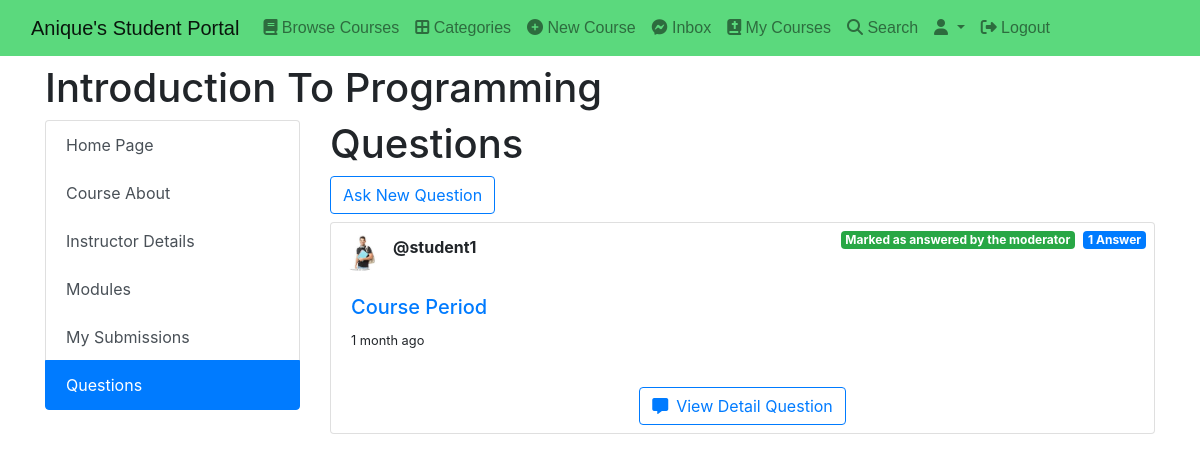
The page /course/eadbb3a9-58df-4862-ac08-e20279d313a0/questions on the database its author committed.
### classroom/models.py (models this page shows, shortened)
class Course(models.Model):
    id = models.UUIDField(primary_key=True, default=uuid.uuid4, editable=False)
    announcements = models.ManyToManyField(Announcement)
    picture = models.ImageField(upload_to=course_directory_path)
    title = models.CharField(max_length=100, verbose_name='Title')
    description = models.TextField()
    category = models.ForeignKey(Category, on_delete=models.CASCADE)
    syllabus = RichTextField()
    user = models.ForeignKey(
        User, on_delete=models.CASCADE, related_name='course_owner')
    enrolled = models.ManyToManyField(User)
    modules = models.ManyToManyField(Module)
    questions = models.ManyToManyField(CourseQuestion)
    created_at = models.DateTimeField(auto_now_add=True)

### question/models.py (models this page shows, shortened)
class CourseQuestion(models.Model):
    user = models.ForeignKey(
        User, on_delete=models.CASCADE, related_name='question_user')
    title = models.CharField(max_length=600)
    body = RichTextField()
    created_at = models.DateTimeField(auto_now_add=True)
    updated_at = models.DateTimeField(auto_now_add=True)
    has_accepted_answer = models.BooleanField(default=False)
    def get_answer_count(self):
        return CourseAnswer.objects.filter(question=self).count()

### authy/models.py (models this page shows, shortened)
class Profile(models.Model):
	user = models.OneToOneField(User, on_delete=models.CASCADE, related_name='profile')
	full_name = models.CharField(max_length=50, null=True, blank=True)
	location = models.CharField(max_length=50, null=True, blank=True)
	url = models.CharField(max_length=80, null=True, blank=True)
	profile_info = models.TextField(max_length=1500, null=True, blank=True)
	created = models.DateField(auto_now_add=True)
	picture = models.ImageField(upload_to=user_directory_path_profile, blank=True, null=True, verbose_name='Picture')
	banner = models.ImageField(upload_to=user_directory_path_banner, blank=True, null=True, verbose_name='Banner')

### question/views.py (the view)
# urls.py: path("<course_id>/questions", course_questions, name='course-questions'),
def course_questions(request, course_id):
    course = get_object_or_404(Course, id=course_id)
    questions = course.questions.all().order_by("-created_at")
    default_page = 1
    page = request.GET.get('page', default_page)
    questions_per_page = 3
    paginator = Paginator(questions, questions_per_page)
    try:
        questions_page = paginator.page(page)
    except PageNotAnInteger:
        questions_page = paginator.page(default_page)
    except EmptyPage:
        questions_page = paginator.page(paginator.num_page)
    context = {
        "questions_page": questions_page,
        "course": course,
    }
    return render(request, 'question/course_questions.html', context)

### direct/views.py (called while the page is built)
def directs_count(request):
    directs_count = 0
    if request.user.is_authenticated:
        directs_count = Message.objects.filter(user=request.user,is_read=False).count()
    return {'directs_count':directs_count}

### student_portal/templates/question/course_questions.html (shortened to what this page needs)
{% extends 'base.html' %} {% load static %} {% load humanize %}
{% block content %}
<div class="container mt-2">
  <h1>{{course.title}}</h1>
  <div class="row">
    <div class="col-3">{% include 'side_panel.html' %}</div>
    <div class="col-9">
      <div>
        <h1>Questions</h1>
        {% if request.user != course.user %}
        <a
          href="{% url 'new-course-question' course.id %}"
          class="btn btn-outline-primary mb-2"
          >Ask New Question</a
        >
        {% endif %} {% if questions_page.object_list.count == 0 %}
        <div class="alert alert-primary" role="alert">No questions</div>
        {% else %} {% for question in questions_page %}
        <div class="card mb-2">
          <div>
            {% if question.user.profile.picture %}
            <img
              class="card-img-right rounded-circle img-fluid p-lg-1 mt-2"
              style="height: 1%; width: 7%"
              src="{{question.user.profile.picture.url}}"
              alt="Card image cap"
            />
            {% endif %}
            <strong>@{{question.user.username}}</strong>
            {% if question.get_answer_count == 1 %}
            <span class="badge badge-primary float-end mt-2 mr-2"
              >{{question.get_answer_count}} Answer</span
            >
            {% elif question.get_answer_count >= 1 %}
            <span class="badge badge-primary float-end mt-2 mr-2"
              >{{question.get_answer_count}} Answers</span
            >{% else %}
            <span class="badge badge-danger float-end mt-2 mr-2"
              >Unanswered</span
            >
            {% endif %} {% if question.has_accepted_answer %}
            <span class="badge badge-success float-end mt-2 mr-2"
              >Marked as answered by the moderator</span
            >{% endif %}
            <div class="card-body">
              <h5>
                <a
                  href="{% url 'course-question-detail' course.id question.id %}"
                  >{{question.title}}</a
                >
              </h5>
              <p><small>{{question.created_at|naturaltime}}</small></p>
            </div>
            <div class="text-center">
              <a
                href="{% url 'course-question-detail' course.id question.id %}"
                class="btn btn-outline-primary mb-2"
                ><i class="fa-solid fa-message pr-2"></i>View Detail Question</a
              >
            </div>
          </div>
        </div>
        {% endfor %} {% endif %}
      </div>
    </div>
     {% endblock content %}

### rows shown on the page
Course: title "Introduction To Programming"
CourseQuestion: user.profile.picture (placeholder picture), user.username "student1", get_answer_count "1", has_accepted_answer "Marked as answered by the moderator", title "Course Period", created_at "1 month ago"
